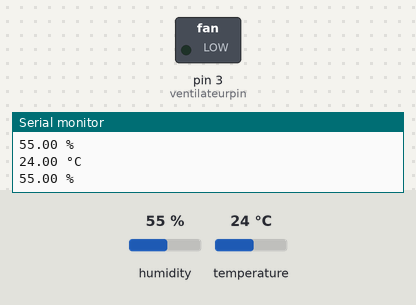
Bench run of a sketch on a simulated Arduino Uno, built with avr-gcc and run on an emulated ATmega328P. Shown: switched loads named in the sketch (green lamp = pin HIGH), the last lines printed to the serial monitor. The inputs (shaded band) are chosen by the test bench; at power-on: temperature 24 °C, humidity 55 %.

Above: at 2.8 s.
2.9 s: temperature set to 26 °C
At 5.6 s:
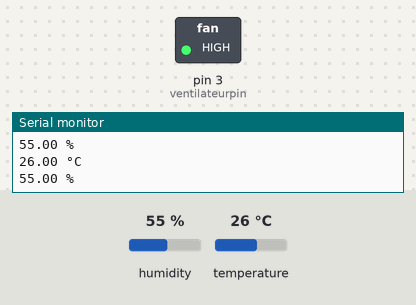
6.5 s: temperature set to 12 °C
At 10.3 s:
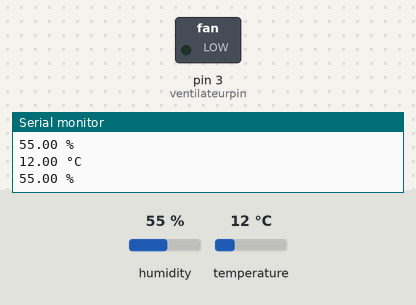
10.6 s: temperature set to 28 °C
At 14.2 s:
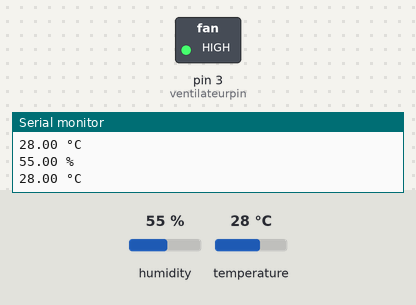
Timing chart, 0 to 15.7 s (numbered marks = the images above; inputs shaded):
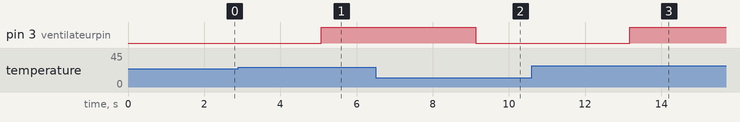

Measured:
- the behaviour switches between 24 and 25 °C on temperature (found by bisection; images 0 and 1)
- after the input at 2.9 s, pin 3 (ventilateurpin): LOW → HIGH after 2.2 s
- after the input at 6.5 s, pin 3 (ventilateurpin): HIGH → LOW after 2.6 s
- after the input at 10.6 s, pin 3 (ventilateurpin): LOW → HIGH after 2.6 s

The sketch:

DHT11_VENTILO.ino
```cpp
#include <DHT.h>;

#define DHT11_PIN A0
#define DHTTYPE DHT11

#define ventilateurpin 3

DHT dht(DHT11_PIN, DHTTYPE);

float temp, hum;

void setup() {
  Serial.begin(9600);
  dht.begin();
  pinMode(ventilateurpin, OUTPUT);
}

void loop() {
  temp = dht.readTemperature();
  hum = dht.readHumidity();
  Serial.print(temp);
  Serial.println(" °C");
  Serial.print(hum);
  Serial.println(" %");
  delay(1000);
  if (temp >= 25) {
    analogWrite(ventilateurpin, 255);
  }
  else {
    analogWrite(ventilateurpin, 0);
  }
}
```
